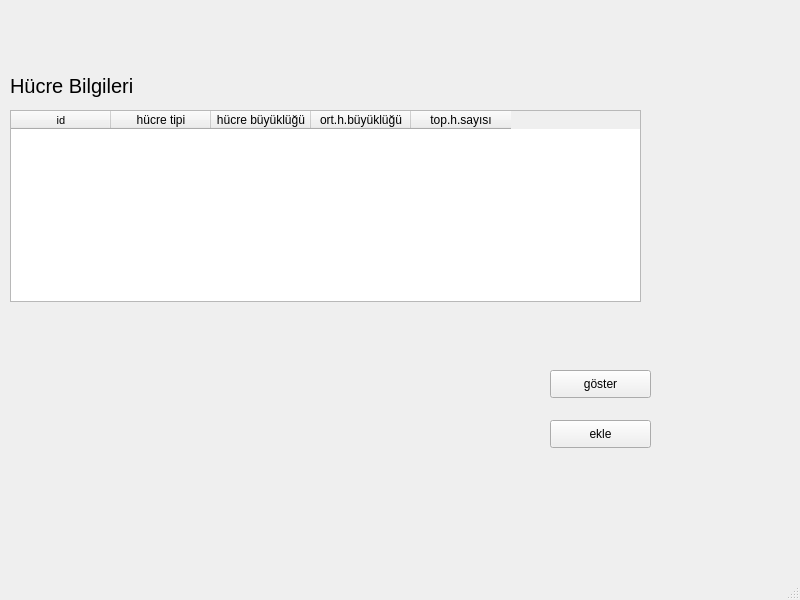
<?xml version="1.0" encoding="UTF-8"?>
<ui version="4.0">
 <class>MainWindow</class>
 <widget class="QMainWindow" name="MainWindow">
  <property name="geometry">
   <rect>
    <x>0</x>
    <y>0</y>
    <width>800</width>
    <height>600</height>
   </rect>
  </property>
  <property name="windowTitle">
   <string>MainWindow</string>
  </property>
  <widget class="QWidget" name="centralwidget">
   <widget class="QTableWidget" name="tableWidget">
    <property name="geometry">
     <rect>
      <x>10</x>
      <y>110</y>
      <width>631</width>
      <height>192</height>
     </rect>
    </property>
    <column>
     <property name="text">
      <string>id</string>
     </property>
     <property name="font">
      <font>
       <pointsize>8</pointsize>
      </font>
     </property>
    </column>
    <column>
     <property name="text">
      <string>hücre tipi</string>
     </property>
    </column>
    <column>
     <property name="text">
      <string>hücre büyüklüğü</string>
     </property>
    </column>
    <column>
     <property name="text">
      <string>ort.h.büyüklüğü</string>
     </property>
    </column>
    <column>
     <property name="text">
      <string>top.h.sayısı</string>
     </property>
    </column>
   </widget>
   <widget class="QLabel" name="label">
    <property name="geometry">
     <rect>
      <x>10</x>
      <y>70</y>
      <width>221</width>
      <height>31</height>
     </rect>
    </property>
    <property name="font">
     <font>
      <family>MS Shell Dlg 2</family>
      <pointsize>15</pointsize>
     </font>
    </property>
    <property name="text">
     <string>Hücre Bilgileri</string>
    </property>
    <property name="textFormat">
     <enum>Qt::PlainText</enum>
    </property>
   </widget>
   <widget class="QPushButton" name="pushButton_goster">
    <property name="geometry">
     <rect>
      <x>550</x>
      <y>370</y>
      <width>101</width>
      <height>28</height>
     </rect>
    </property>
    <property name="text">
     <string>göster</string>
    </property>
   </widget>
   <widget class="QPushButton" name="pushButton_veri">
    <property name="geometry">
     <rect>
      <x>550</x>
      <y>420</y>
      <width>101</width>
      <height>28</height>
     </rect>
    </property>
    <property name="text">
     <string>ekle</string>
    </property>
   </widget>
  </widget>
  <widget class="QMenuBar" name="menubar">
   <property name="geometry">
    <rect>
     <x>0</x>
     <y>0</y>
     <width>800</width>
     <height>26</height>
    </rect>
   </property>
  </widget>
  <widget class="QStatusBar" name="statusbar"/>
 </widget>
 <resources/>
 <connections/>
</ui>
